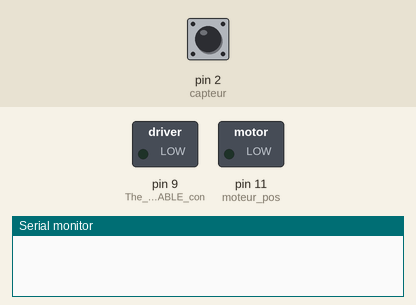
Simulated run of this sketch. Board: Arduino Uno, built with avr-gcc and run on an emulated ATmega328P. Parts: switched loads named in the sketch (green lamp = pin HIGH), the last lines printed to the serial monitor. The inputs (shaded band) are chosen by the test bench; at power-on: pin 2 (capteur) HIGH.

Above: at 0.1 s.
At 2.2 s:
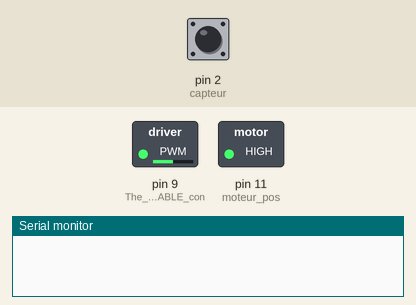
2.3 s: pin 2 (capteur) pulled LOW for 0.15 s
At 3.7 s:
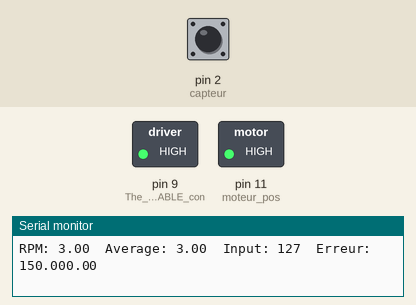
Timing chart, 0 to 5.3 s (numbered marks = the images above; inputs shaded):
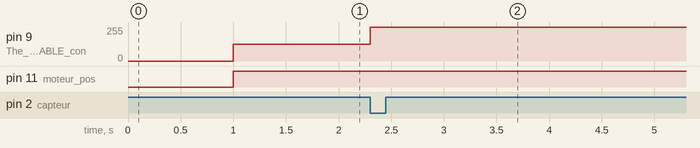

Measured:
- after the input at 2.3 s, pin 9 (The_pin_of_the_ENABLE_con): 127/255 → 255/255 at once

The sketch:

Asservissement.ino
```cpp
#define pulse_per_revolutions 20
int capteur = 2;
int frequence;
float vitesse;
int moteur_pos=11;
int enable = 9;
int duty_cycle = 127;

int holes = 20;

float depass,risingTime,settelingTime,depassTime;
float RPM;

float cond=0;

float rpm1;
float rpm2;
float time1=millis();
float time2;
int calcRising=0;
int calcDepass=0;
int calcSetteling=0;
int rpmMax=0;

unsigned long start_time = 0;
unsigned long end_time = 0;
int steps = 0;
float steps_old=0;
float temp = 0;
float rps = 0;
float average =0;
float somme = 0;
float no=0;
float design_rpm=150; //design_vit/  pi d

unsigned long startat = millis();
int dela = 5;

float erreur=design_rpm;

const float Kp=1;
const float Ki=0;
const float Kd=0;

float erreur_last=erreur;
float erreur_somme= 0;
float erreur_delta=0;

float correction;

/*This part is all initializing by assigning pins*/
void setup()
{
Serial.begin (9600);

pinMode(9, OUTPUT);           // The pin of the ENABLE connected to the L293d circuit
pinMode(moteur_pos, OUTPUT);  // The pin that's connected to the motor through the L293d circuit
pinMode(2, INPUT_PULLUP);     // The pin connected to the optical sensor

  delay(1000);                // we apply a delay of 1 second to be able to see the motor starting
}

/*We start the loop here*/
void loop()
{
  /*First we start by commanding the motor*/
analogWrite (9, duty_cycle);    // the command of the motor depending on the value of duty_cycle
digitalWrite (11, HIGH);        // a digital 1 applied to the motor

/*Second part of the code where we interrupt the pin 2 (sensor) and put a counter to it*/
start_time=millis();
end_time=start_time+1000;       // a delay between the calculation of the wheel's frequency of 1 second
while(millis()<end_time)
{
  if(digitalRead(capteur))      // whenever the sensor sends a (1) this condition is met
  {
    steps++;                    // counter
    while(digitalRead(capteur));// the program stays here until the sensor stops sending a (1) signal
  }
}
/*In this part, we calculate the angular velocity*/
 rpm1=RPM;                      // this variable is for calculating the overshoot of the system
 temp=steps-steps_old;          // the difference between the counter in this iteration and the one before it
 steps_old=steps;
 rps=(temp/holes);
 RPM = rps*60;                  // calculation of angular velocity
 rpm2=RPM;

  no++;
  somme+=RPM;
  average=somme/no;             // calculation of the average over time

  Serial.print("\nRPM: ");
  Serial.print(RPM);
  Serial.print("\tAverage: ");
  Serial.print(average);
  Serial.print("\tInput: ");
  Serial.print(duty_cycle);
  Serial.print("\tErreur: ");
  Serial.print(erreur);
  /*After calculatin the velocity, we apply the PID correction*/
  pid();
  duty_cycle += correction;
  /*We also apply a limiter/saturation in case of huge correction values*/
  limiter();

  /*In this part, we try to calculate different parameters of the system such as "overshoot", "rising time" and "setteling time"*/
 time2=millis();
 designParameters();
 time1=millis();
 if (calcRising==1)   Serial.print("\t Rising at: ");   Serial.print(risingTime);
 if (calcDepass>=9)
 {
  Serial.print("\t Overshoot: ");   Serial.print(depass);
  Serial.print("\t Overshoot Time: ");   Serial.print(depassTime);
 }

  if (calcSetteling>=9)
 {
    Serial.print("\t Setteling Time: ");   Serial.print(settelingTime);
 }


}
/*This function is used to calculate different parameters*/
void designParameters()
{
 if (calcRising==0)
 {
 if(RPM>0.90*design_rpm)
 {
    risingTime = ((time2-time1)/(rpm2-rpm1)*(0.90*design_rpm - rpm1) + time1) / 1000;
    calcRising=1;
 }
 }

   if(calcDepass<10)
   {
     rpmMax=max(RPM,rpmMax);
     if(rpmMax==RPM) depassTime=time2/1000;
    if (RPM<rpmMax) calcDepass++;
    depass = rpmMax;
   }

   calcSetteling++;
   if(abs(erreur/design_rpm)>=0.05) { settelingTime=time2/1000; calcSetteling=0;}

}
/*This function is used make the PID correction*/
void pid(){
  erreur = design_rpm - RPM;
  erreur_somme+=erreur;
  erreur_delta = erreur - erreur_last;
  erreur_last = erreur;
 // if ( abs(erreur)/design_rpm < 0.05 ) fprintf("rising time = %f",time);
  correction = Kp*erreur + Ki* erreur_somme + Kd* erreur_delta;
}
/*This function is used to limit the value of duty_cycle between 255 and 0*/
void limiter(){
if (duty_cycle > 255) duty_cycle = 255;
else if (duty_cycle < 0) duty_cycle = 0;

//correction = min(correction,255);
//correction = max(correction,0);

}
```
